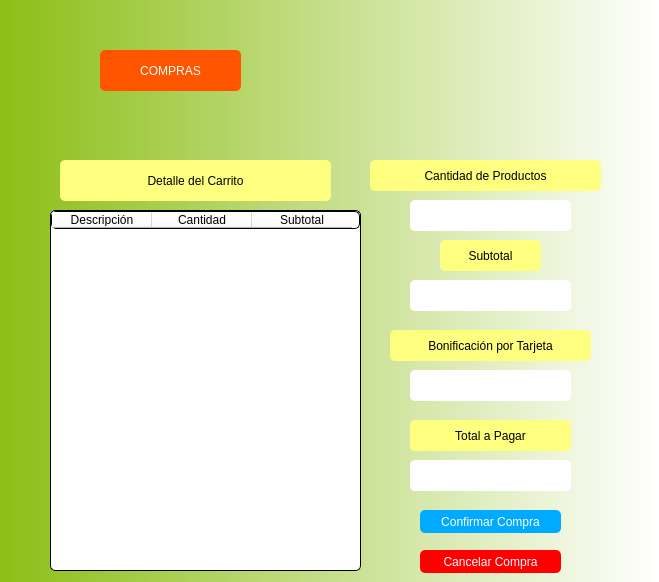
               <widget class="QWidget" name="PaginaComprar">
                <property name="styleSheet">
                 <string notr="true">background-color: qlineargradient(spread:pad, x1:0, y1:0, x2:1, y2:0, stop:0 rgba(140,190, 22, 255), stop:1 rgba(255, 255, 255, 255));</string>
                </property>
                <widget class="QTableWidget" name="tablaDetalle">
                 <property name="geometry">
                  <rect>
                   <x>50</x>
                   <y>210</y>
                   <width>311</width>
                   <height>361</height>
                  </rect>
                 </property>
                 <property name="styleSheet">
                  <string notr="true">background-color: rgb(255, 255, 255);
font: 8pt &quot;MS Shell Dlg 2&quot;;
border-color: rgb(0, 0, 0);
color: rgb(0, 0, 0);
border-radius: 5px;
border-style: solid;
border-width: 1px;</string>
                 </property>
                 <property name="frameShape">
                  <enum>QFrame::Box</enum>
                 </property>
                 <property name="rowCount">
                  <number>0</number>
                 </property>
                 <property name="columnCount">
                  <number>3</number>
                 </property>
                 <column>
                  <property name="text">
                   <string>Descripción</string>
                  </property>
                 </column>
                 <column>
                  <property name="text">
                   <string>Cantidad</string>
                  </property>
                 </column>
                 <column>
                  <property name="text">
                   <string>Subtotal</string>
                  </property>
                 </column>
                </widget>
                <widget class="QLabel" name="lblDetalle">
                 <property name="geometry">
                  <rect>
                   <x>60</x>
                   <y>160</y>
                   <width>271</width>
                   <height>41</height>
                  </rect>
                 </property>
                 <property name="styleSheet">
                  <string notr="true">font: 75 18pt &quot;Century Gothic&quot;;
background-color: rgb(255, 255, 127);
border-radius: 5px;
border-width: 5px;</string>
                 </property>
                 <property name="text">
                  <string>Detalle del Carrito</string>
                 </property>
                 <property name="textFormat">
                  <enum>Qt::AutoText</enum>
                 </property>
                 <property name="alignment">
                  <set>Qt::AlignCenter</set>
                 </property>
                 <property name="wordWrap">
                  <bool>false</bool>
                 </property>
                </widget>
                <widget class="QPushButton" name="btnCancelar">
                 <property name="geometry">
                  <rect>
                   <x>420</x>
                   <y>550</y>
                   <width>141</width>
                   <height>23</height>
                  </rect>
                 </property>
                 <property name="cursor">
                  <cursorShape>PointingHandCursor</cursorShape>
                 </property>
                 <property name="styleSheet">
                  <string notr="true">QPushButton{
	background-color: rgb(255, 0, 0);
	color: rgb(255, 255, 255);
	font: 75 10pt &quot;Century Gothic&quot;;
	border-radius: 5px;
}
QPushButton:hover{
	background-color: #008f00;
}</string>
                 </property>
                 <property name="text">
                  <string>Cancelar Compra</string>
                 </property>
                </widget>
                <widget class="QPushButton" name="btnConfirmar">
                 <property name="geometry">
                  <rect>
                   <x>420</x>
                   <y>510</y>
                   <width>141</width>
                   <height>23</height>
                  </rect>
                 </property>
                 <property name="cursor">
                  <cursorShape>PointingHandCursor</cursorShape>
                 </property>
                 <property name="styleSheet">
                  <string notr="true">QPushButton{
background-color: rgb(0, 170, 255);
color: rgb(255, 255, 255);
font: 75 10pt &quot;Century Gothic&quot;;
border-radius: 5px;
}
QPushButton:hover{ 
	background-color:#008f00;
	
}</string>
                 </property>
                 <property name="text">
                  <string>Confirmar Compra</string>
                 </property>
                </widget>
                <widget class="QLabel" name="lblSubtotal">
                 <property name="geometry">
                  <rect>
                   <x>440</x>
                   <y>240</y>
                   <width>101</width>
                   <height>31</height>
                  </rect>
                 </property>
                 <property name="styleSheet">
                  <string notr="true">font: 75 14pt &quot;Century Gothic&quot;;
background-color: rgb(255, 255, 127);
border-radius: 5px;
border-width: 5px;</string>
                 </property>
                 <property name="text">
                  <string>Subtotal</string>
                 </property>
                 <property name="textFormat">
                  <enum>Qt::AutoText</enum>
                 </property>
                 <property name="alignment">
                  <set>Qt::AlignCenter</set>
                 </property>
                 <property name="wordWrap">
                  <bool>false</bool>
                 </property>
                </widget>
                <widget class="QLabel" name="lblSubtotalImporte">
                 <property name="geometry">
                  <rect>
                   <x>410</x>
                   <y>280</y>
                   <width>161</width>
                   <height>31</height>
                  </rect>
                 </property>
                 <property name="styleSheet">
                  <string notr="true">font: 75 18pt &quot;Century Gothic&quot;;
background-color: rgb(255, 255, 255);
border-radius: 5px;
border-width: 5px;</string>
                 </property>
                 <property name="text">
                  <string/>
                 </property>
                 <property name="textFormat">
                  <enum>Qt::AutoText</enum>
                 </property>
                 <property name="alignment">
                  <set>Qt::AlignCenter</set>
                 </property>
                 <property name="wordWrap">
                  <bool>false</bool>
                 </property>
                </widget>
                <widget class="QLabel" name="lblBonificacion">
                 <property name="geometry">
                  <rect>
                   <x>390</x>
                   <y>330</y>
                   <width>201</width>
                   <height>31</height>
                  </rect>
                 </property>
                 <property name="styleSheet">
                  <string notr="true">font: 75 12pt &quot;Century Gothic&quot;;
background-color: rgb(255, 255, 127);
border-radius: 5px;
border-width: 5px;</string>
                 </property>
                 <property name="text">
                  <string>Bonificación por Tarjeta</string>
                 </property>
                 <property name="textFormat">
                  <enum>Qt::AutoText</enum>
                 </property>
                 <property name="alignment">
                  <set>Qt::AlignCenter</set>
                 </property>
                 <property name="wordWrap">
                  <bool>false</bool>
                 </property>
                </widget>
                <widget class="QLabel" name="lblBonifImporte">
                 <property name="geometry">
                  <rect>
                   <x>410</x>
                   <y>370</y>
                   <width>161</width>
                   <height>31</height>
                  </rect>
                 </property>
                 <property name="styleSheet">
                  <string notr="true">font: 75 18pt &quot;Century Gothic&quot;;
background-color: rgb(255, 255, 255);
border-radius: 5px;
border-width: 5px;</string>
                 </property>
                 <property name="text">
                  <string/>
                 </property>
                 <property name="textFormat">
                  <enum>Qt::AutoText</enum>
                 </property>
                 <property name="alignment">
                  <set>Qt::AlignCenter</set>
                 </property>
                 <property name="wordWrap">
                  <bool>false</bool>
                 </property>
                </widget>
                <widget class="QLabel" name="lblTotal">
                 <property name="geometry">
                  <rect>
                   <x>410</x>
                   <y>420</y>
                   <width>161</width>
                   <height>31</height>
                  </rect>
                 </property>
                 <property name="styleSheet">
                  <string notr="true">font: 75 14pt &quot;Century Gothic&quot;;
background-color: rgb(255, 255, 127);
border-radius: 5px;
border-width: 5px;</string>
                 </property>
                 <property name="text">
                  <string>Total a Pagar</string>
                 </property>
                 <property name="textFormat">
                  <enum>Qt::AutoText</enum>
                 </property>
                 <property name="alignment">
                  <set>Qt::AlignCenter</set>
                 </property>
                 <property name="wordWrap">
                  <bool>false</bool>
                 </property>
                </widget>
                <widget class="QLabel" name="lblTotalImporte">
                 <property name="geometry">
                  <rect>
                   <x>410</x>
                   <y>460</y>
                   <width>161</width>
                   <height>31</height>
                  </rect>
                 </property>
                 <property name="styleSheet">
                  <string notr="true">font: 75 18pt &quot;Century Gothic&quot;;
background-color: rgb(255, 255, 255);
border-radius: 5px;
border-width: 5px;</string>
                 </property>
                 <property name="text">
                  <string/>
                 </property>
                 <property name="textFormat">
                  <enum>Qt::AutoText</enum>
                 </property>
                 <property name="alignment">
                  <set>Qt::AlignCenter</set>
                 </property>
                 <property name="wordWrap">
                  <bool>false</bool>
                 </property>
                </widget>
                <widget class="QLabel" name="label_3">
                 <property name="geometry">
                  <rect>
                   <x>330</x>
                   <y>-30</y>
                   <width>320</width>
                   <height>195</height>
                  </rect>
                 </property>
                 <property name="styleSheet">
                  <string notr="true">background-color: transparent;
image: url(:/backgraundImages/images/log.png);</string>
                 </property>
                 <property name="text">
                  <string/>
                 </property>
                </widget>
                <widget class="QLabel" name="lblDetalle_3">
                 <property name="geometry">
                  <rect>
                   <x>100</x>
                   <y>50</y>
                   <width>141</width>
                   <height>41</height>
                  </rect>
                 </property>
                 <property name="styleSheet">
                  <string notr="true">font: 75 18pt &quot;Century Gothic&quot;;
background-color: #ff5500;
border-radius: 5px;
border-width: 5px;
color: rgb(255, 255, 255);</string>
                 </property>
                 <property name="text">
                  <string>COMPRAS</string>
                 </property>
                 <property name="textFormat">
                  <enum>Qt::AutoText</enum>
                 </property>
                 <property name="alignment">
                  <set>Qt::AlignCenter</set>
                 </property>
                 <property name="wordWrap">
                  <bool>false</bool>
                 </property>
                </widget>
                <widget class="QLabel" name="lblCantidadProductos__2">
                 <property name="geometry">
                  <rect>
                   <x>410</x>
                   <y>200</y>
                   <width>161</width>
                   <height>31</height>
                  </rect>
                 </property>
                 <property name="styleSheet">
                  <string notr="true">font: 75 18pt &quot;Century Gothic&quot;;
background-color: rgb(255, 255, 255);
border-radius: 5px;
border-width: 5px;</string>
                 </property>
                 <property name="text">
                  <string/>
                 </property>
                 <property name="textFormat">
                  <enum>Qt::AutoText</enum>
                 </property>
                 <property name="alignment">
                  <set>Qt::AlignCenter</set>
                 </property>
                 <property name="wordWrap">
                  <bool>false</bool>
                 </property>
                </widget>
                <widget class="QLabel" name="lblCantidadProductos">
                 <property name="geometry">
                  <rect>
                   <x>370</x>
                   <y>160</y>
                   <width>231</width>
                   <height>31</height>
                  </rect>
                 </property>
                 <property name="styleSheet">
                  <string notr="true">font: 75 14pt &quot;Century Gothic&quot;;
background-color: rgb(255, 255, 127);
border-radius: 5px;
border-width: 5px;</string>
                 </property>
                 <property name="text">
                  <string>Cantidad de Productos</string>
                 </property>
                 <property name="textFormat">
                  <enum>Qt::AutoText</enum>
                 </property>
                 <property name="alignment">
                  <set>Qt::AlignCenter</set>
                 </property>
                 <property name="wordWrap">
                  <bool>false</bool>
                 </property>
                </widget>
               </widget>
